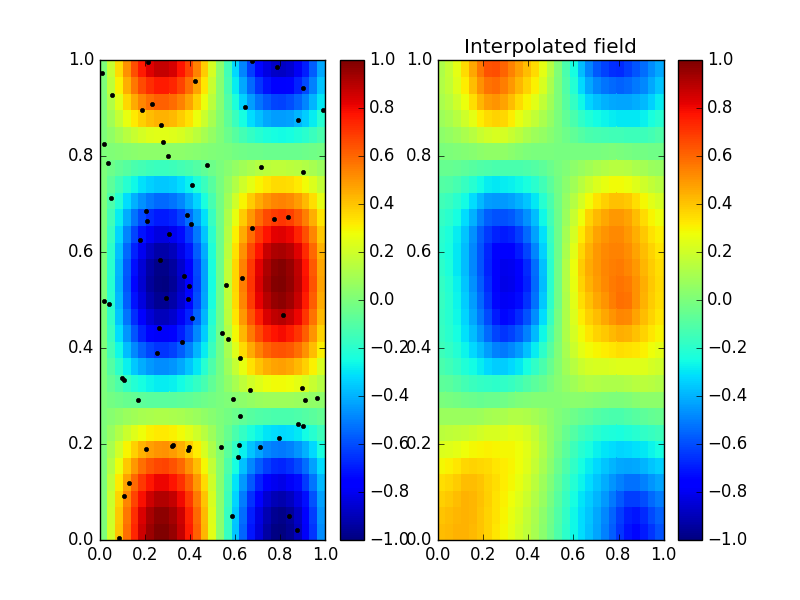

Here is the Julia script that generated this plot:
# A simple example of divand in 2 dimensions
# with observations from an analytical function.

using divand
using PyPlot

# function to interpolate
fun(x,y) = sin(6x) * cos(6y)

# observations

x = rand(75);
y = rand(75);
f = fun.(x,y)

# final grid
xi,yi = ndgrid(linspace(0,1,100),linspace(0,1,110));

# reference field
fref = fun.(xi,yi)

# all points are valid points
mask = trues(xi);

# this problem has a simple cartesian metric
# pm is the inverse of the resolution along the 1st dimension
# pn is the inverse of the resolution along the 2nd dimension

pm = ones(xi) / (xi[2,1]-xi[1,1]);
pn = ones(xi) / (yi[1,2]-yi[1,1]);

# correlation length
len = 0.1;

# obs. error variance normalized by the background error variance
epsilon2 = 1;

# fi is the interpolated field
@time fi,s = divandrun(mask,(pm,pn),(xi,yi),(x,y),f,len,epsilon2;alphabc=2);

# plotting of results
subplot(1,2,1);
pcolor(xi,yi,fref);
colorbar()
clim(-1,1)
plot(x,y,"k.");

subplot(1,2,2);
pcolor(xi,yi,fi);
colorbar()
clim(-1,1)
title("Interpolated field");

savefig("divand_simple_example.png")

# Copyright (C) 2014, 2017 Alexander Barth <[email redacted]>
#
# This program is free software; you can redistribute it and/or modify it under
# the terms of the GNU General Public License as published by the Free Software
# Foundation; either version 2 of the License, or (at your option) any later
# version.
#
# This program is distributed in the hope that it will be useful, but WITHOUT
# ANY WARRANTY; without even the implied warranty of MERCHANTABILITY or
# FITNESS FOR A PARTICULAR PURPOSE. See the GNU General Public License for more
# details.
#
# You should have received a copy of the GNU General Public License along with
# this program; if not, see <http://www.gnu.org/licenses/>.
